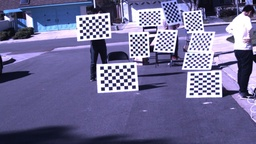
#> input picture data/cam1.jpg, 256 x 144 px, shrunk from 1280 x 720 before the run, given in place of frame0004.jpg, which was not available
$ python test_gray.py
#> lines starting #> are read from the running program, lines starting #| are printed output that depends on the picture; after the words box and inside, x2 and y2 are one past the last pixel; in counts of white or black regions, pixels touching at a corner belong together; pictures that were not available may be replaced by others from this repository, and a replacement may not be noted
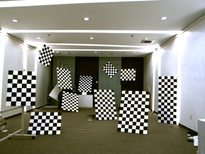
#> input picture data/right.jpg, 205 x 154 px, shrunk from 1024 x 768 before the run
### corner.py
import cv2
import math
import numpy as np
from scipy import signal
from operator import itemgetter

'''
Implement corner detection for multiple checkerboards in one single image
'''

class Corner_Detection:
    # Parameters for creating corner patch for likelihood calculation
    radius = np.array([4, 8, 12])
    template_props = np.array([[0, math.pi/2, radius[0]], [math.pi/4, -math.pi/4, radius[0]],
                               [0, math.pi/2, radius[1]], [math.pi/4, -math.pi/4, radius[1]],
                               [0, math.pi/2, radius[2]], [math.pi/4, -math.pi/4, radius[2]]])
    # Parameters for gradient calculation
    du = np.array([[-1, 0, 1], [-1, 0, 1], [-1, 0, 1]])

    def __init__(self, img, tau):
        # convert image to gray scale
#> called with tau = 0.02
        self.img = cv2.cvtColor(img, cv2.COLOR_BGR2GRAY)
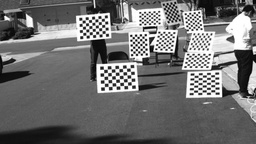
#> self.img: shape (144, 256); min 2, max 255, mean 112.8
#> img is the input picture: shape (144, 256, 3); mean B, G, R 148, 107.1, 110.4
        # scale image between 0 and 1
        img_min = self.img.min()
#> img_min = 2
        img_max = self.img.max()
#> img_max = 255
        # grayscale image
        self.img = 1.0 * (self.img - img_min) / (img_max - img_min)
        # corner likelihood
        self.img_corners = np.zeros(self.img.shape)
        # corner points u, v
        self.corners_pts = []
        # corner score threshold
        self.tau = tau

    # Find corners (main function)
    def find_corners(self):
        print "Find corners..."
        # 1. calculate corner likelihood value for each pixel
        self.cal_likelihood()
        # 2. find corner candidates
        self.non_max_sup(3, 0.025, 5)
        # 3. calculate gradient and edge orientation
        self.refine_corners(10)  # radius = 10 pixels
        # 4. scoring
        self.score_corners()
        # 5. remove low scoring corners and refine
        self.score_threshold()

    # Calculate the likelihood of the image to corner patches
    def cal_likelihood(self):
        for t in range(0, len(self.template_props)):
            template = Corner_Detection.create_patch(self.template_props[t, 0],
                                                     self.template_props[t, 1],
                                                     self.template_props[t, 2])

            img_corners_a1 = signal.convolve2d(self.img, template[:, :, 0], 'same')
            img_corners_a2 = signal.convolve2d(self.img, template[:, :, 1], 'same')
            img_corners_b1 = signal.convolve2d(self.img, template[:, :, 2], 'same')
            img_corners_b2 = signal.convolve2d(self.img, template[:, :, 3], 'same')

            # compute mean
            img_corners_mu = (img_corners_a1 + img_corners_a2 + img_corners_b1 + img_corners_b2) / 4

            # case 1: a = white, b = black
            img_corners_a = np.minimum(img_corners_a1 - img_corners_mu, img_corners_a2 - img_corners_mu)
            img_corners_b = np.minimum(img_corners_mu - img_corners_b1, img_corners_mu - img_corners_b2)
            img_corners_1 = np.minimum(img_corners_a, img_corners_b)

            # case 2: b = white, a = black
            img_corners_a = np.minimum(img_corners_mu - img_corners_a1, img_corners_mu - img_corners_a2)
            img_corners_b = np.minimum(img_corners_b1 - img_corners_mu, img_corners_b2 - img_corners_mu)
            img_corners_2 = np.minimum(img_corners_a, img_corners_b)

            # update corner map
            self.img_corners = np.maximum(self.img_corners, img_corners_1)
            self.img_corners = np.maximum(self.img_corners, img_corners_2)
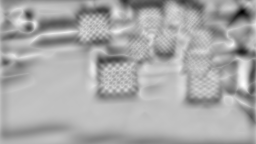
#> img_corners_a: shape (144, 256) float64; min -0.522, max 0.159, mean -0.0678; drawn with min black and max white
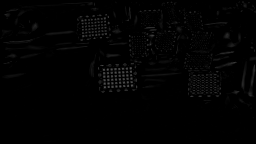
#> self.img_corners: shape (144, 256) float64; min 0, max 0.328, mean 0.0098

    # Non maximum suppression of the likelihood map
    def non_max_sup(self, n, tau, margin):
#> called with n = 3, tau = 0.025, margin = 5
        width = int(len(self.img[0]))
#> width = 256
        height = int(len(self.img))
#> height = 144

        for i in xrange(n + margin, width - n - margin, n + 1):
            for j in xrange(n + margin, height - n - margin, n + 1):
                max_i = i
                max_j = j
                max_val = self.img_corners[j, i]

                for i_2 in xrange(i, i + n + 1):
                    for j_2 in xrange(j, j + n + 1):
                        curr_val = self.img_corners[j_2, i_2]
                        if curr_val > max_val:
                            max_i = i_2
                            max_j = j_2
                            max_val = curr_val

                failed = False
                for i_2 in xrange(max_i - n, min(max_i + n, width - margin) + 1):
                    for j_2 in xrange(max_j - n, min(max_j + n, height - margin) + 1):
                        curr_val = self.img_corners[j_2, i_2]
                        if curr_val > max_val and (i_2 < i or i_2 > i + n or j_2 < j or j_2 > j + n):
                            failed = True
                            break
                    if failed:
                        break
                if max_val >= tau and not failed:
                    self.corners_pts.append([max_i, max_j])
#> this loop made 60 passes
#> i on passes 1 to 8: 8, 12, 16, 20, 24, 28, 32, 36
#> after the loop, self.corners_pts = 262 pairs, first value 11 to 245, second value 8 to 108

    # Refine corners by gradient statistics
    def refine_corners(self, r):
        # Compute gradient and edge orientation
#> called with r = 10
        img_du = signal.convolve2d(self.img, self.du, 'same')
        img_dv = signal.convolve2d(self.img, self.du.T, 'same')
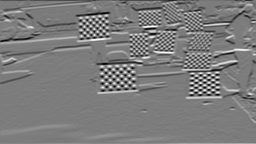
#> img_dv: shape (144, 256) float64; min -2.81, max 2.96, mean 0.00247; drawn with min black and max white
        img_du[abs(img_du) < 1e-10] = 0 # arctan2(0, 0) = 0; arctan2(1e-15, 0) = pi/2
#> img_du: shape (144, 256) float64; min -2.94, max 2.95, mean -0.00277
        img_dv[abs(img_dv) < 1e-10] = 0
#> img_dv: shape (144, 256) float64; 1.66% of pixels changed, all inside (x1, y1, x2, y2) = (0, 1, 254, 143)
        img_angle = np.arctan2(img_dv, img_du)
        img_weight = np.sqrt(np.square(img_du) + np.square(img_dv))
        # let angle between 0 and pi
        img_angle[img_angle < 0] = img_angle[img_angle < 0] + math.pi
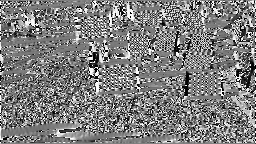
#> img_angle: shape (144, 256) float64; min 0, max 3.14, mean 1.56; drawn with min black and max white
        img_angle[img_angle > math.pi] = img_angle[img_angle > math.pi] - math.pi

        width = int(len(self.img[0]))
#> width = 256
        height = int(len(self.img))
#> height = 144

        # Initialize two edge orientations for corners (e.g. |__ 0 and 90 degree)
        self.corners_v1 = [[0, 0] for l in range(0, len(self.corners_pts))]
#> self.corners_v1 = 262 pairs, first value 0 to 0, second value 0 to 0
        self.corners_v2 = [[0, 0] for l in range(0, len(self.corners_pts))]
#> self.corners_v2 = 262 pairs, first value 0 to 0, second value 0 to 0

        for i in xrange(0, len(self.corners_pts)):
            cu = self.corners_pts[i][0]
            cv = self.corners_pts[i][1]
            img_angle_sub = img_angle[max(cv - r, 0): min(cv + r + 1, height),
                                      max(cu - r, 0): min(cu + r + 1, width)]
            img_weight_sub = img_weight[max(cv - r, 0): min(cv + r + 1, height),
                                        max(cu - r, 0): min(cu + r + 1, width)]
            # Obtain initial orientations by gradient statistics and mean shift
            v1, v2 = self.edge_ori(img_angle_sub, img_weight_sub)
            self.corners_v1[i] = v1
            self.corners_v2[i] = v2

            # if invalid edge orientations
            if (abs(v1[0]) < 1e-10 and abs(v1[1]) < 1e-10) or (abs(v2[0]) < 1e-10 and abs(v2[1]) < 1e-10):
                continue

            v1 = np.array(v1)
            v2 = np.array(v2)

            # corner orientation refinement
            A1 = np.zeros([2, 2])
            A2 = np.zeros([2, 2])
            # assemble matrix
            for u in xrange(max(cu - r, 0), min(cu + r + 1, width)):
                for v in xrange(max(cv - r, 0), min(cv + r + 1, height)):
                    # pixel gradient orientation
                    p_ori = np.array([img_du[v, u], img_dv[v, u]])
                    p_norm = np.linalg.norm(p_ori)
                    if p_norm < 0.1:
                        continue
                    p_ori_norm = p_ori / p_norm

                    # pixel on the edge which orientation is v1
                    if abs(p_ori_norm.dot(v1.T)) < 0.25:
                        A1[0] += img_du[v, u] * p_ori
                        A1[1] += img_dv[v, u] * p_ori

                    if abs(p_ori_norm.dot(v2.T)) < 0.25:
                        A2[0] += img_du[v, u] * p_ori
                        A2[1] += img_dv[v, u] * p_ori

            eigval_1, eigvec_1 = np.linalg.eig(A1)
            eigval_2, eigvec_2 = np.linalg.eig(A2)
            v1 = eigvec_1[:, np.argmin(eigval_1)]
            v2 = eigvec_2[:, np.argmin(eigval_2)]
            self.corners_v1[i] = [v1[0], v1[1]]
            self.corners_v2[i] = [v2[0], v2[1]]

            v1 = v1.reshape(1, -1)  # for transpose otherwise always 1d vector
            v2 = v2.reshape(1, -1)

            # corner location refinement
            G = np.zeros([2, 2])
            b = np.zeros([2, 1])
            # assemble matrix
            for u in xrange(max(cu - r, 0), min(cu + r + 1, width)):
                for v in xrange(max(cv - r, 0), min(cv + r + 1, height)):
                    p_ori = np.array([img_du[v, u], img_dv[v, u]])
                    p_norm = np.linalg.norm(p_ori)
                    if p_norm < 0.1:
                        continue
                    p_ori_norm = p_ori / p_norm
                    p_ori = p_ori.reshape(1, -1)

                    # sub-pixel corner estimation
                    if u != cu or v != cv:
                        # relative position of pixel and distance to vectors
                        w = np.array([u - cu, v - cv])
                        d1 = np.linalg.norm(w - w.dot(v1.T.dot(v1)))
                        d2 = np.linalg.norm(w - w.dot(v2.T.dot(v2)))
                        if (d1 < 3 and abs(p_ori_norm.dot(v1.T)) < 0.25) or \
                           (d2 < 3 and abs(p_ori_norm.dot(v2.T)) < 0.25):
                            H = p_ori.T.dot(p_ori)
                            G += H
                            b += H.dot(np.array([[u], [v]]))

            # set new corner location if G has full rank
            if np.linalg.matrix_rank(G) == 2:
                corner_pos_old = np.array([cu, cv])
                corner_pos_new = np.linalg.solve(G, b).T.flatten()
                self.corners_pts[i] = [corner_pos_new[0], corner_pos_new[1]]
                # set corner to invalid if position update is very large
                if np.linalg.norm(corner_pos_new - corner_pos_old) >= 4:
                    self.corners_v1[i] = [0, 0]
                    self.corners_v2[i] = [0, 0]
            else:
                self.corners_v1[i] = [0, 0]
                self.corners_v2[i] = [0, 0]
#> this loop made 262 passes
#> (cu, cv, v1, v2, eigval_1, eigvec_1) on passes 1 to 3: (11, 10, [[-0.834, -0.552]], [[-0.998, 0.0701]], [0.464, 33.77], [[-0.834, 0.552], [-0.552, -0.834]]), (13, 41, [[-0.405, 0.914]], [[-0.997, 0.0805]], [3.14, 0.0633], [[0.914, -0.405], [0.405, 0.914]]), (13, 55, [[-0.187, 0.982]], [[-0.983, 0.186]], [4.13, 0.02], [[0.982, -0.187], [0.187, 0.982]])
#> pass 1, in refine_corners, `img_angle_sub = img_angle[max(cv - r, 0): min(cv + r + 1, height), max..`:
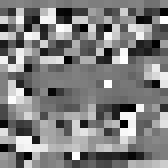
#> img_angle_sub: shape (21, 21) float64 (shown 8 times larger); min 0, max 3.14, mean 1.57; drawn with min black and max white

        # remove corners without edges
        rm_idx = []
        for i in xrange(0, len(self.corners_pts)):
            if abs(self.corners_v1[i][0]) < 1e-10 and abs(self.corners_v1[i][1]) < 1e-10:
                rm_idx.append(i)
#> (the rest of the program and of its run is left out)
